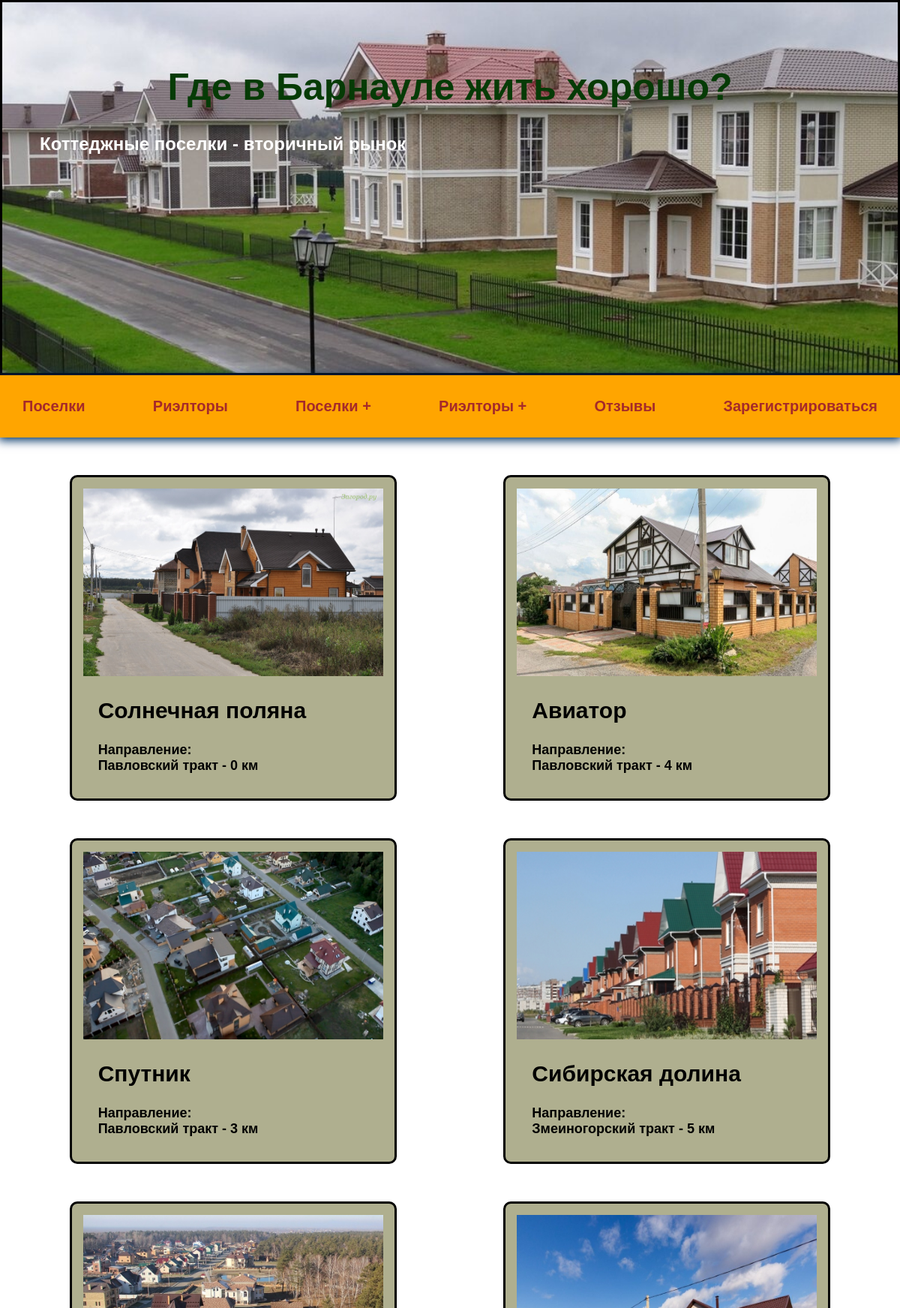
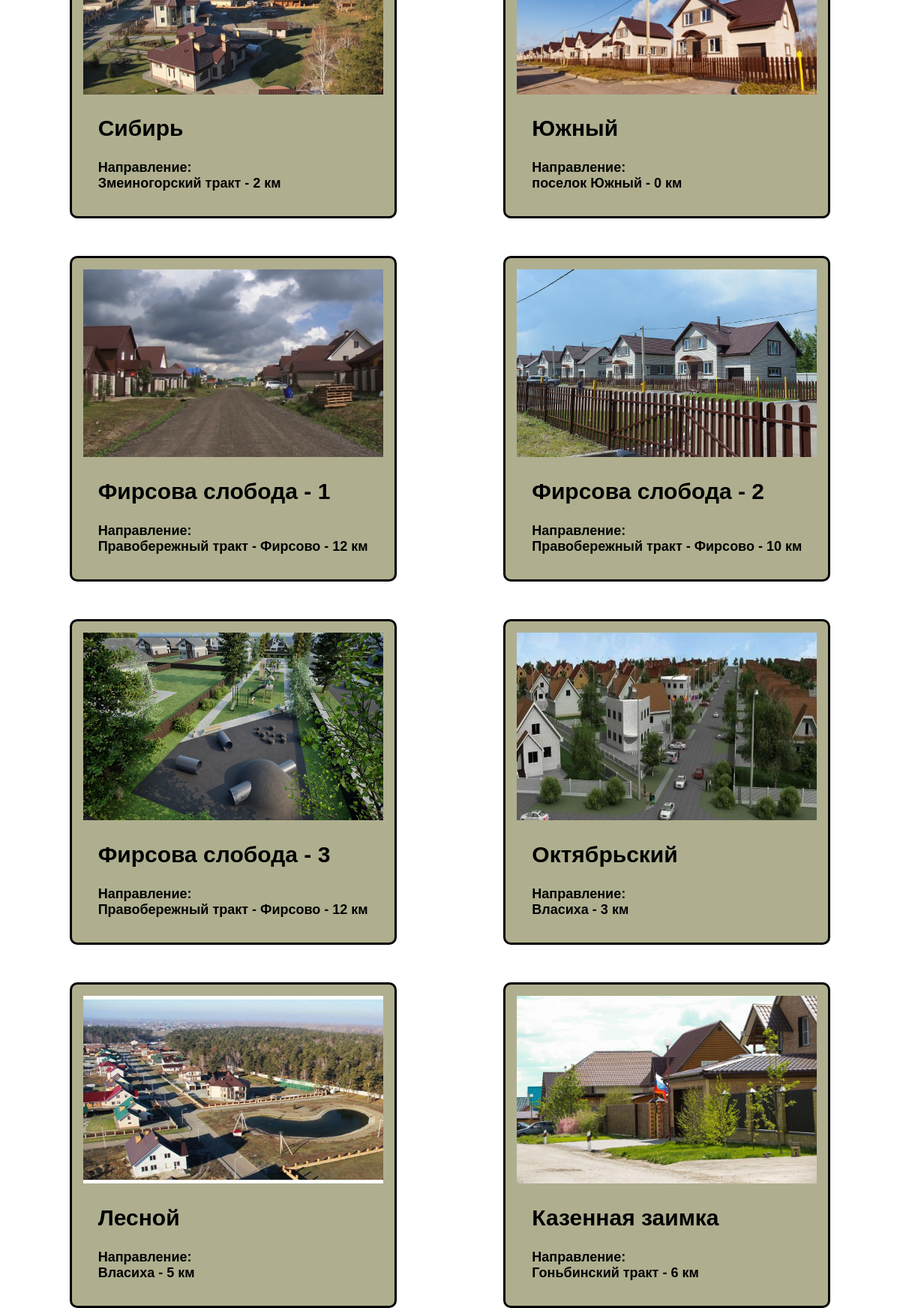
The page / on the database its author committed (2 pictures, top to bottom).
### villages/models.py (models this page shows, shortened)
class Village(models.Model):
    title = models.CharField(max_length=100)
    description = models.TextField()
    featured_image = models.ImageField(upload_to="villages", blank=True, default="default.jpg")
    direction = models.CharField(max_length=100)
    distance = models.IntegerField(default=0)
    quantity = models.IntegerField(default=0)
    square = models.IntegerField(default=0)
    land_price = models.IntegerField(default=0)
    contacts = models.CharField(max_length=200, blank=True)
    website = models.CharField(max_length=400, blank=True)
    vote_total = models.IntegerField(default=0)
    infrastructures = models.ManyToManyField('Infrastructure', blank=True)
    realtors = models.ManyToManyField(Realtor, blank=True)

### villages/views.py (the view)
# urls.py: path('', include('villages.urls')),
def villages(request):
    vg = Village.objects.all()
    context = {
        "villages": vg
    }
    return render(request, 'villages/villages.html', context)

### villages/templates/villages/villages.html
{% extends 'villages/base.html' %}
{% block content %}
<div class="cards">
    {% for villag in villages %}
    <div class="card">
         <a href="{% url 'village' villag.id %}" class="village">
            <img class="image_card" src="{{ villag.featured_image.url }}" alt="image_card">
            <h2>
            {{ villag.title }}
            </h2>
            <p>Направление:<br>{{ villag.direction }} - {{ villag.distance }} км</p>
         </a>
    </div>
    {% endfor %}
</div>
{% endblock %}

### villages/templates/villages/base.html (shortened to what this page needs)
<!DOCTYPE html>
{% load static %}
<html lang="en">
<head>
    <link rel="stylesheet" href="{% static 'css/style.css' %}">
</head>
<body>
    <div class="titl">
        <h1>Где в Барнауле жить хорошо?</h1>
        <h2>Коттеджные поселки - вторичный рынок</h2>
    </div>
    <div class="menu">
      <div class="wrap">
          <ul>
            <li><a href="{% url 'villages' %}">Поселки</a></li>
            <li><a href="{% url 'realtors' %}">Риэлторы</a></li>
            <li><a href="">Поселки +</a></li>
            <li><a href="">Риэлторы +</a></li>
            <li><a href="">Отзывы</a></li>
            <li><a href="">Зарегистрироваться</a></li>
          </ul>
      </div>
    </div>
        {% block content %}
        {% endblock %}
</body>
</html>

### realtors/static/css/style.css (style rules this page uses)
body { padding: 0; margin: 0; font-family: Arial, Helvetica, sans-serif; }
.titl { background-image: url('6_1018496.jpg'); background-size: cover; box-sizing: border-box; padding: 50px; width: 100%; height: 500px; border: 3px solid black }
.titl h1 { color: rgb(6, 59, 6); font-size: 50px; }
h1 { text-align: center; font-size: 40px; color: brown; }
h2 { color: white; }
.wrap { max-width: 1200px; margin: 0 auto; padding: 10px 30px; box-sizing: border-box; }
.menu { background: #FFA500; box-shadow: 0 2px 12px 2px #003366; }
ul { list-style: none; padding: 0; }
.menu ul { display: flex; justify-content: space-between; align-items: center; font-size: 20px; }
.menu a, .menu li { font-weight: bold; color: brown; }
a { text-decoration: none; }
.cards { width: 100%; margin-top: 50px; display: flex; flex-wrap: wrap; justify-content: space-evenly; gap: 50px; }
.card { padding: 15px; border: 3px solid black; border-radius: 10px; background-color: rgb(175, 175, 143); box-sizing: border-box; }
.card h2 { margin-left: 20px; font-size: 30px; font-weight: bold; color: black; }
.card p { margin-left: 20px; font-size: 18px; font-weight: bold; color: black; }
.image_card { width: 400px; height: 250px; }

### rows shown on the page
Village: featured_image (picture), title "Солнечная поляна", direction "Павловский тракт", distance "0"
Village: featured_image (picture), title "Авиатор", direction "Павловский тракт", distance "4"
Village: featured_image (picture), title "Спутник", direction "Павловский тракт", distance "3"
Village: featured_image (picture), title "Сибирская долина", direction "Змеиногорский тракт", distance "5"
Village: featured_image (picture), title "Сибирь", direction "Змеиногорский тракт", distance "2"
Village: featured_image (picture), title "Южный", direction "поселок Южный", distance "0"
Village: featured_image (picture), title "Фирсова слобода - 1", direction "Правобережный тракт - Фирсово", distance "12"
Village: featured_image (picture), title "Фирсова слобода - 2", direction "Правобережный тракт - Фирсово", distance "10"
Village: featured_image (picture), title "Фирсова слобода - 3", direction "Правобережный тракт - Фирсово", distance "12"
Village: featured_image (picture), title "Октябрьский", direction "Власиха", distance "3"
Village: featured_image (picture), title "Лесной", direction "Власиха", distance "5"
Village: featured_image (picture), title "Казенная заимка", direction "Гоньбинский тракт", distance "6"
